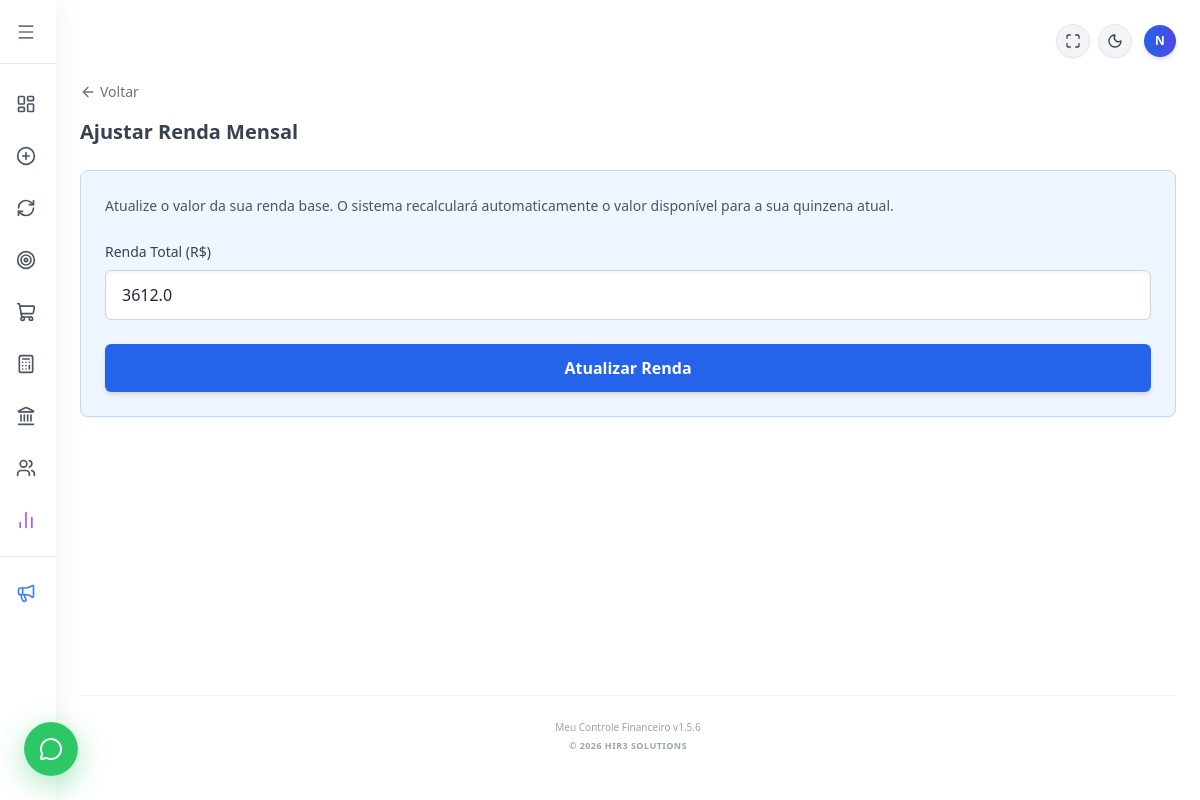
The app's page /renda (signed in), older data.
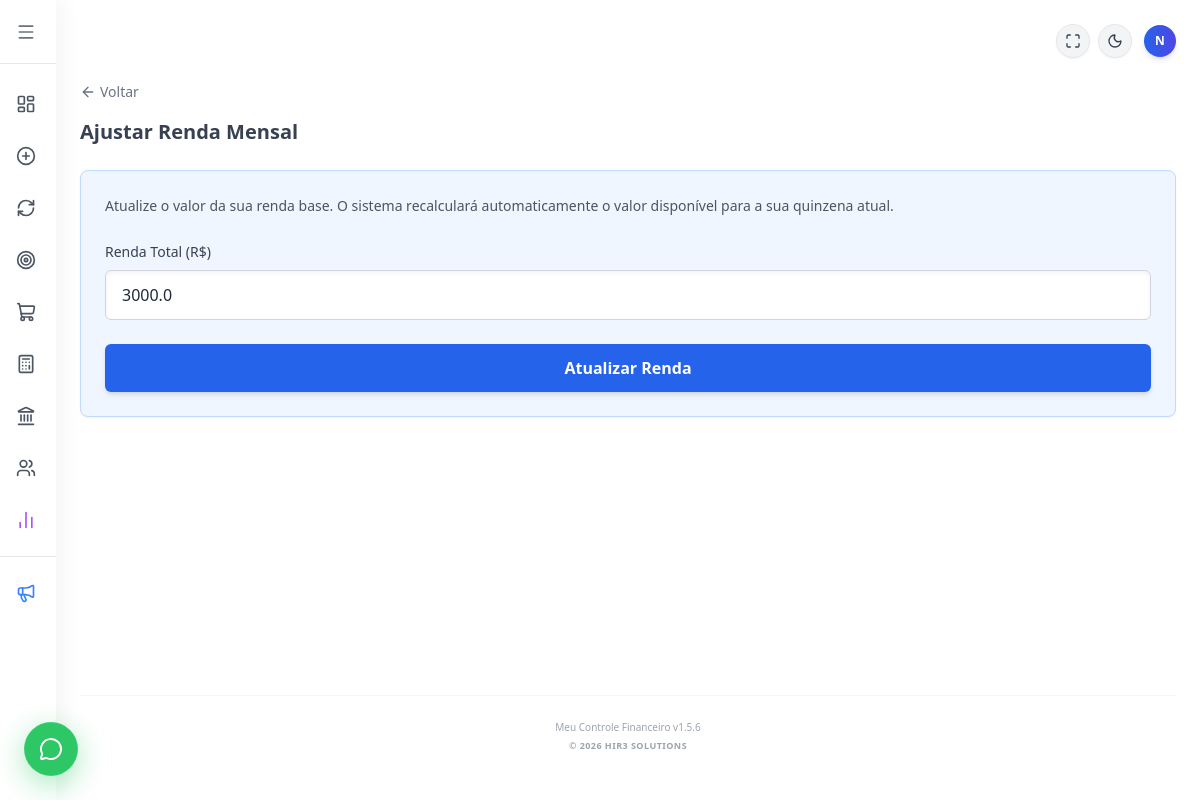
The same page, newer data.
### tables this page shows
CREATE TABLE usuarios (
            id INTEGER PRIMARY KEY AUTOINCREMENT,
            usuario TEXT UNIQUE NOT NULL,
            senha TEXT NOT NULL
        , renda REAL DEFAULT 0.00, licenca TEXT DEFAULT 'Ativa', valor_licencas REAL DEFAULT 0.00, telefone TEXT, is_admin INTEGER DEFAULT 0);

### flask_app.py (the view, shortened to what this page needs)
@app.route('/renda', methods=['GET', 'POST'])
def renda():
    if 'logado' not in session:
        return redirect(url_for('login'))
    user_id = session.get('user_id') # Pega o ID de quem está logado
    conexao = sqlite3.connect('financas.db')
    conexao.row_factory = sqlite3.Row
    cursor = conexao.cursor()
    cursor.execute("SELECT renda FROM usuarios WHERE id = ?", (user_id,))
    resultado = cursor.fetchone()
    conexao.close()
    renda_atual = resultado['renda'] if resultado and resultado['renda'] is not None else 0.00
    return render_template('telas/renda.html', renda_bruta=renda_atual)

### flask_app.py (called while the page is built)
@app.context_processor
def inject_global_vars():
    versao = "1.5.6"
    data_formatada = datetime.now().strftime('%B %Y').capitalize()
    return dict(
        versao_atual=versao,
        data_atual=data_formatada
    )

### templates/telas/renda.html
{% extends "base.html" %}
{% block content %}
    <a href="javascript:history.back()" class="flex items-center gap-1 text-gray-500 hover:text-blue-600 dark:text-gray-400 dark:hover:text-blue-400 mb-4 transition-colors text-sm font-medium">
        <i data-lucide="arrow-left" class="w-4 h-4"></i>
        <span>Voltar</span>
    </a>
    <h2 class="text-xl font-semibold mb-6 text-gray-700 dark:text-gray-300">Ajustar Renda Mensal</h2>
    <form action="/renda" method="POST" class="bg-blue-50 dark:bg-blue-950/40 p-6 rounded-lg border border-blue-200 dark:border-blue-900 shadow-sm">
        <p class="text-sm text-gray-600 dark:text-gray-400 mb-6 leading-relaxed">
            Atualize o valor da sua renda base. O sistema recalculará automaticamente o valor disponível para a sua quinzena atual.
        </p>
        <div class="mb-6">
            <label class="block text-sm font-medium text-gray-700 dark:text-gray-300 mb-2">Renda Total (R$)</label>
            <input type="number" step="0.01" name="renda" value="{{ renda_bruta }}" required
                    class="w-full px-4 py-3 bg-white dark:bg-gray-800 border border-gray-300 dark:border-gray-600 rounded-md text-gray-800 dark:text-gray-100 focus:outline-none focus:ring-2 focus:ring-blue-500 shadow-inner">
        </div>
        <button type="submit" class="w-full bg-blue-600 text-white font-bold py-3 px-4 rounded-md hover:bg-blue-700 transition duration-200 shadow-md">
            Atualizar Renda
        </button>
    </form>
{% endblock %}

### templates/base.html (shortened to what this page needs)
<!DOCTYPE html>
<html lang="pt-BR">
<head>
    <script src="https://cdn.tailwindcss.com"></script>
</head>
<body class="bg-gray-100 text-gray-800 dark:bg-gray-950 dark:text-gray-100 font-sans transition-colors duration-200 min-h-screen flex overflow-x-hidden">
    {% if request.endpoint not in ['login', 'recuperar', 'recuperar_senha'] %}
        <div id="menu-lateral" class="fixed top-0 left-0 h-full bg-white dark:bg-gray-950 shadow-[4px_0_24px_rgba(0,0,0,0.05)] dark:shadow-[4px_0_24px_rgba(0,0,0,0.2)] z-50 transition-all duration-300 ease-in-out flex flex-col overflow-hidden w-64 -translate-x-full md:w-14 md:translate-x-0">
            <div class="h-16 flex items-center px-4 border-b border-gray-200 dark:border-gray-800 shrink-0">
                <button onclick="toggleMenu()" class="text-gray-500 hover:text-blue-600 dark:text-gray-400 dark:hover:text-blue-400 transition-colors focus:outline-none">
                    <i data-lucide="menu" class="w-5 h-5 flex-shrink-0"></i>
                </button>
            </div>
            <nav class="flex flex-col py-4 gap-1 flex-grow overflow-y-auto sidebar-scroll overflow-x-hidden">
                <a href="/" class="flex items-center h-12 px-4 hover:bg-gray-50 dark:hover:bg-gray-900 transition-colors text-gray-600 dark:text-gray-400 hover:text-blue-600 dark:hover:text-blue-400 group relative" title="Dashboard Inicial">
                    <i data-lucide="layout-dashboard" class="w-5 h-5 flex-shrink-0 group-hover:scale-110 transition-transform"></i>
                </a>
                <a href="/novo_gasto" class="flex items-center h-12 px-4 hover:bg-gray-50 dark:hover:bg-gray-900 transition-colors text-gray-600 dark:text-gray-400 hover:text-blue-600 dark:hover:text-blue-400 group" title="Registrar Gasto">
                    <i data-lucide="plus-circle" class="w-5 h-5 flex-shrink-0 group-hover:scale-110 transition-transform"></i>
                </a>
                <a href="/duplicar" class="flex items-center h-12 px-4 hover:bg-gray-50 dark:hover:bg-gray-900 transition-colors text-gray-600 dark:text-gray-400 hover:text-blue-600 dark:hover:text-blue-400 group" title="Duplicar Mês">
                    <i data-lucide="refresh-cw" class="w-5 h-5 flex-shrink-0 group-hover:scale-110 transition-transform"></i>
                </a>
                <a href="/reservas" class="flex items-center h-12 px-4 hover:bg-gray-50 dark:hover:bg-gray-900 transition-colors text-gray-600 dark:text-gray-400 hover:text-blue-600 dark:hover:text-blue-400 group" title="Reservas e Objetivos">
                    <i data-lucide="target" class="w-5 h-5 flex-shrink-0 group-hover:scale-110 transition-transform"></i>
                </a>
                <a href="/compras" class="flex items-center h-12 px-4 hover:bg-gray-50 dark:hover:bg-gray-900 transition-colors text-gray-600 dark:text-gray-400 hover:text-blue-600 dark:hover:text-blue-400 group" title="Lista de Compras">
                    <i data-lucide="shopping-cart" class="w-5 h-5 flex-shrink-0 group-hover:scale-110 transition-transform"></i>
                </a>
                <a href="/calculadora" class="flex items-center h-12 px-4 hover:bg-gray-50 dark:hover:bg-gray-900 transition-colors text-gray-600 dark:text-gray-400 hover:text-blue-600 dark:hover:text-blue-400 group" title="Calculadora">
                    <i data-lucide="calculator" class="w-5 h-5 flex-shrink-0 group-hover:scale-110 transition-transform"></i>
                </a>
                <a href="/dividas" class="flex items-center h-12 px-4 hover:bg-gray-50 dark:hover:bg-gray-900 transition-colors text-gray-600 dark:text-gray-400 hover:text-purple-600 dark:hover:text-purple-400 group" title="Gestão de Dívidas">
                    <i data-lucide="landmark" class="w-5 h-5 flex-shrink-0 group-hover:scale-110 transition-transform"></i>
                </a>
                <a href="/usuarios" class="flex items-center h-12 px-4 hover:bg-gray-50 dark:hover:bg-gray-900 transition-colors text-gray-600 dark:text-gray-400 hover:text-blue-600 dark:hover:text-blue-400 group" title="Gestão de Usuários">
                    <i data-lucide="users" class="w-5 h-5 flex-shrink-0 group-hover:scale-110 transition-transform"></i>
                </a>
                <a href="/relatorios_avancados" class="flex items-center h-12 px-4 hover:bg-gray-50 dark:hover:bg-gray-900 transition-colors text-purple-500 hover:text-purple-600 dark:hover:text-purple-400 group" title="Relatório Premium">
                    <i data-lucide="bar-chart-2" class="w-5 h-5 flex-shrink-0 group-hover:scale-110 transition-transform"></i>
                </a>
                <hr class="border-gray-200 dark:border-gray-800 my-2">
                <a href="/atualizacoes" class="flex items-center h-12 px-4 hover:bg-gray-50 dark:hover:bg-gray-900 transition-colors text-blue-500 hover:text-blue-600 dark:text-blue-400 group" title="Novidades (v{{ versao_atual }})">
                    <i data-lucide="megaphone" class="w-5 h-5 flex-shrink-0 group-hover:scale-110 transition-transform"></i>
                </a>
            </nav>
        </div>
    {% endif %}
    <div class="{% if request.endpoint not in ['login', 'recuperar', 'recuperar_senha'] %}md:ml-14{% endif %} flex-grow min-h-screen flex flex-col w-full transition-all duration-300">
        <div class="max-w-6xl mx-auto bg-white dark:bg-gray-950 min-h-screen relative shadow-md p-3 md:p-6 flex flex-col w-full">
            <div class="flex justify-between items-center mb-4 md:mb-6">
                <div class="flex gap-1 md:gap-2 items-center">
                    <button id="btn-fullscreen" class="p-2 bg-gray-100 dark:bg-gray-800 text-gray-700 dark:text-gray-200 rounded-full hover:bg-gray-200 dark:hover:bg-gray-700 transition-colors border border-gray-200 dark:border-gray-700 shadow-sm" title="Tela Cheia">
                        <i id="icone-fullscreen" data-lucide="maximize" class="w-4 h-4"></i>
                    </button>
                    <button id="btn-tema" class="p-2 bg-gray-100 dark:bg-gray-800 text-gray-700 dark:text-gray-200 rounded-full hover:bg-gray-200 dark:hover:bg-gray-700 transition-colors border border-gray-200 dark:border-gray-700 shadow-sm">
                        <i id="icone-tema" data-lucide="moon" class="w-4 h-4"></i>
                    </button>
                    {% if request.endpoint not in ['login', 'recuperar', 'recuperar_senha'] %}
                        <div class="relative z-50">
                            <button onclick="togglePerfil()" id="btn-perfil" class="flex items-center justify-center w-8 h-8 bg-gradient-to-r from-blue-600 to-indigo-600 text-white rounded-full font-bold text-xs shadow-md hover:ring-2 ring-blue-300 transition-all ml-1 cursor-pointer">
                                {{ session.get('usuario', 'U')[:1].upper() }}
                            </button>
                        </div>
                    {% endif %}
                </div>
            </div>
            <div class="flex-grow">
                {% block content %}{% endblock %}
            </div>
            <footer class="mt-6 md:mt-8 pt-4 md:pt-6 border-t border-gray-100 dark:border-gray-800 text-center pb-20 md:pb-6">
                <p class="text-[10px] text-gray-400 dark:text-gray-500 font-medium">Meu Controle Financeiro v{{ versao_atual }}</p>
                <p class="text-[9px] text-gray-400 dark:text-gray-600 mt-1 uppercase tracking-wider font-bold">© 2026 HIR3 SOLUTIONS</p>
            </footer>
        </div>
    </div>
    {% if request.endpoint not in ['login', 'recuperar', 'recuperar_senha'] %}
    <a href="https://wa.me/5586998168447?text=Olá!%20Preciso%20de%20ajuda%20com%20o%20Meu%20Controle%20Financeiro."
       target="_blank"
       class="fixed bottom-6 left-6 z-[60] bg-green-500/95 backdrop-blur-md text-white p-3.5 rounded-full shadow-[0_8px_30px_rgba(34,197,94,0.4)] hover:scale-105 active:scale-95 transition-all flex items-center justify-center border border-green-400/30 group">
        <i data-lucide="message-circle" class="w-6 h-6"></i>
    </a>
    {% endif %}
</body>
</html>

Row changes from the older to the newer data that the page shows:
changed usuarios: renda "3612.0" → "3000.0"
